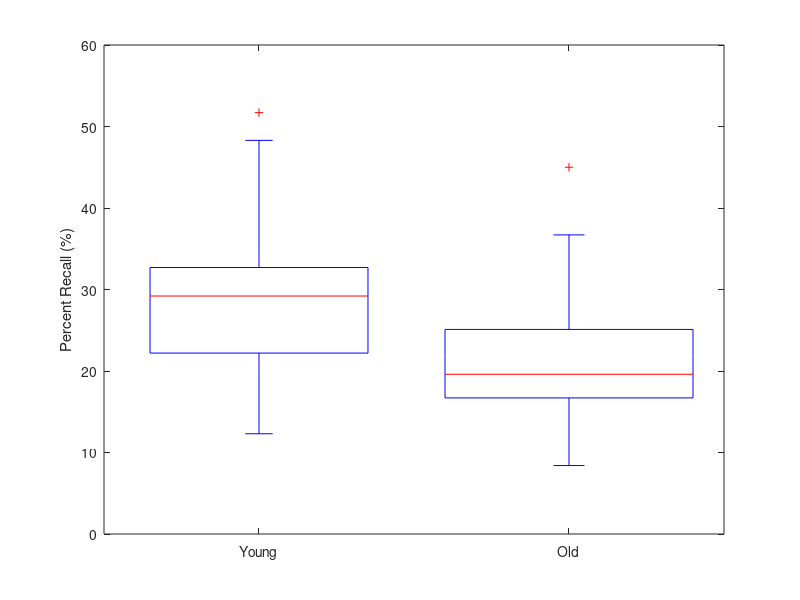
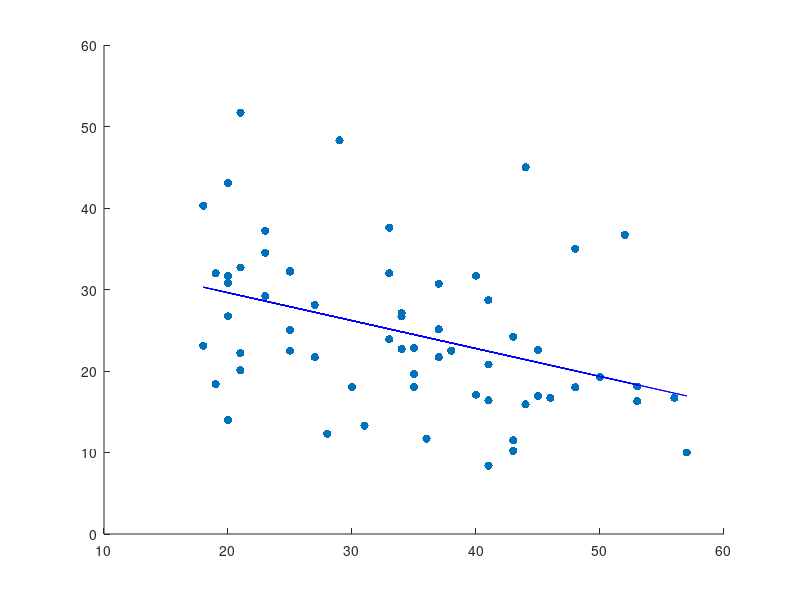

These figures' MATLAB source, in order: (Note: this script raises an error after producing the figures.)
% Script for analyzing the behavioral data in Burke et al. 2013
% Subset of 68 subjects doing a free recall task
% The script that started it all.

clear
close all

% input data
kahana = struct;
kahana.ages = [15,8,17,20,14,19,16,13,33,25,31,41,34,45,46,20,53,50,28,37,18,23,21,35,37,41,21,43,19,21,35,25,41,25,40,34,44,43,21,56,57,20,41,34,52,44,33,23,48,33,45,23,53,29,35,48,20,20,38,30,43,36,25,18,27,40,27,37];
kahana.percentRecall = [28.7,26.5,10.7,31.7,20.9,18.4,31.7,33.3,23.9,25.0,13.3,16.4,27.1,16.9,16.7,14.0,16.3,19.3,12.3,21.7,40.3,34.5,32.7,18.0,30.7,8.4,22.2,10.2,32.0,51.7,19.6,32.3,28.7,32.2,17.1,22.7,15.9,24.2,20.1,16.7,10.0,26.7,20.8,26.7,36.7,45.0,32.0,29.2,35.0,37.6,22.6,37.2,18.1,48.3,22.8,18.0,43.1,30.8,22.5,18.0,11.5,11.7,22.5,23.1,21.7,31.7,28.1,25.1];

% include only subjects 18 and over
adults = kahana.ages >= 18;
kahana.ages = kahana.ages(adults);
kahana.percentRecall = kahana.percentRecall(adults);

% median split by age
young = kahana.ages < median(kahana.ages);
old = ~young;

yAge = kahana.ages(young);
oAge = kahana.ages(old);
age = [yAge, oAge];

yNum = sum(young);
oNum = sum(old);
ageLabel = [zeros(1, yNum), ones(1, oNum)];

yRecall = kahana.percentRecall(young);
oRecall = kahana.percentRecall(old);
recall = [yRecall, oRecall];

[~, pTtest] = ttest2(yRecall, oRecall, 'vartype', 'unequal');
% d = cohens_d(yRecall, oRecall, false);

figure
boxplot(recall, ageLabel, 'labels', {'Young', 'Old'})
ylabel('Percent Recall (%)')

% correlate age with percent recall
coeffs = polyfit(kahana.ages, kahana.percentRecall, 1);
recallPredicted = coeffs(2) + (coeffs(1) * kahana.ages);
figure
hold on
scatter(kahana.ages, kahana.percentRecall, [], 'blue', 'filled')
plot(kahana.ages, recallPredicted, 'b')
[rho, pCorr] = corr(kahana.ages.', kahana.percentRecall.');

xlim([0, 60])
ylim([0, 55])
xlabel('Age (Years)')
ylabel('Percent Recall (%)')